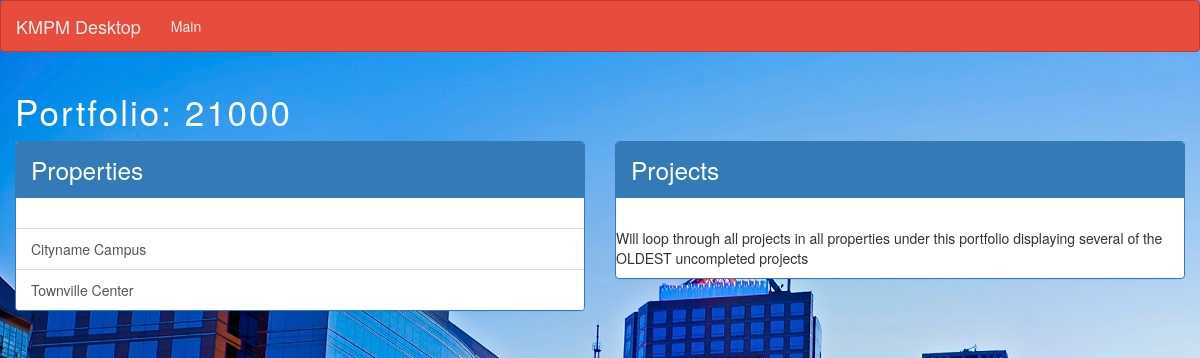
The app's page /propdesk/2/ with its own data.
### propdesk/models.py (models this page shows, shortened)
class Portfolio(models.Model):
    portfolio_name = models.CharField(max_length=20,  unique=True)
    city = models.ForeignKey(City, on_delete=models.CASCADE)

class Property (models.Model):
    portfolio = models.ForeignKey(Portfolio, on_delete=models.CASCADE)
    prop_name = models.CharField(max_length=250, unique=True)
    property_sf = models.FloatField()
    property_address = models.CharField(max_length=100)
    property_city = models.CharField(max_length=100)
    property_state = models.CharField(max_length=100)
    property_zip = models.CharField(max_length=100)

### propdesk/views.py (the view)
# urls.py: url(r'^(?P<portfolio_id>[0-9]+)/$', views.portview, name="portview"),
def portview(request, portfolio_id):
    portfolio = get_object_or_404(Portfolio, pk=portfolio_id)
    return render(request, 'propdesk/portview.html', {'portfolio': portfolio })

### propdesk/templates/propdesk/portview.html (shortened to what this page needs)
{% load static %}
<!DOCTYPE html>
<html lang="en">
<head>
    <link rel="stylesheet" href="{% static 'propdesk/bootstrap.min.css' %}" />
    <link rel="stylesheet" href="{% static 'propdesk/style.css' %}" />
</head>
<body>
{% include 'propdesk/nav.html' %}
    <div class="container-fluid">
        <h1> Portfolio: {{portfolio.portfolio_name}} </h1>
        <div class="row">
            <div class="col-md-6">
                <div class="panel panel-primary">
                    <div class="panel-heading">Properties</div>
                    <div class="panel-body"></div>
                        <div class="list-group ">
                        {% for property in portfolio.property_set.all %}
                            <a class="list-group-item listitem" href="{% url 'propdesk:prop' property.id %}"> {{ property.prop_name }} </a>
                        {% endfor %}
                        </div>
                </div>
            </div>
            <div class="col-md-6">
                <div class="panel panel-primary">
                    <div class="panel-heading">Projects</div>
                    <div class="panel-body"></div>
                        <p>Will loop through all projects in all properties under this portfolio displaying several of the OLDEST uncompleted projects</p>
                </div>
            </div>
        </div>
    </div>
</body>
</html>

### propdesk/static/propdesk/style.css (style rules this page uses)
.listitem { transition: all 1s ease; }
body { background-image: url('background.jpg'); background-repeat: no-repeat; background-attachment: fixed; }
.panel-heading { font-size: 1.75em !important; }
h1 { color: #ffffff !important; font-size: 2.5em; letter-spacing: 2px; }

### records on screen
Portfolio: portfolio_name "21000"
Property: prop_name "Cityname Campus"
Property: prop_name "Townville Center"
